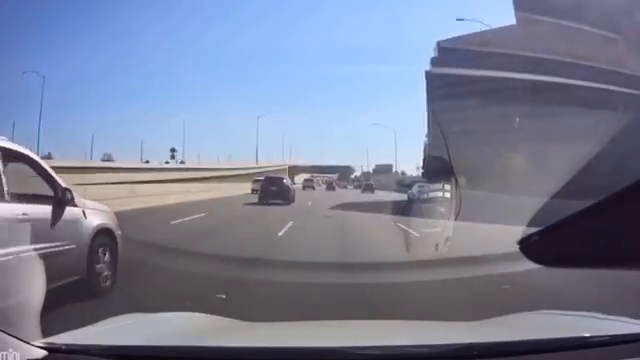
#> input picture frame 85 of car_200915.mp4, 640 x 360 px
$ python 'pedestrian and car detector.py'
#> lines starting #> are read from the running program, lines starting #| are printed output that depends on the picture; after the words box and inside, x2 and y2 are one past the last pixel; in counts of white or black regions, pixels touching at a corner belong together
import cv2

# vid_file = cv2.VideoCapture('C:/Users/YADAV PC/Desktop/pedestrian2_200915.mp4')
vid_file = cv2.VideoCapture('C:/Users/YADAV PC/Desktop/car_200915.mp4')

car_tracker = cv2.CascadeClassifier('C:/Users/YADAV PC/Desktop/car_detector.xml')
pedestrian_tracker = cv2.CascadeClassifier('C:/Users/YADAV PC/Desktop/haarcascade_fullbody.xml')


while True:
    # Read Video
    (read_successful, frame) = vid_file.read()
#> frame is the input picture: shape (360, 640, 3); mean B, G, R 151.8, 129, 121.2
    if read_successful:
        # Convert to greyscale
        grayscaled_frame = cv2.cvtColor(frame, cv2.COLOR_BGR2GRAY)
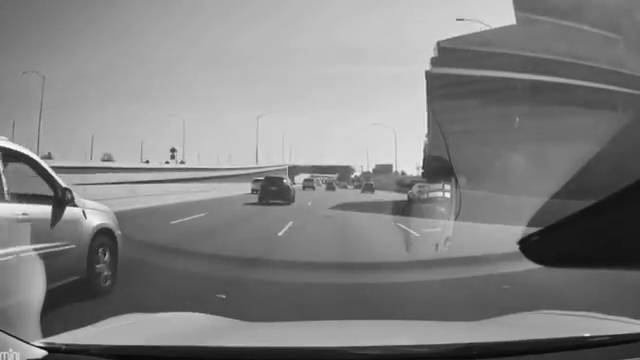
#> grayscaled_frame: shape (360, 640); min 5, max 255, mean 129.3
    else:
        break

    # Detect Cars & Pedestrian
    cars = car_tracker.detectMultiScale(grayscaled_frame)
#> cars = ()
    pedestrians = pedestrian_tracker.detectMultiScale(grayscaled_frame)
#> pedestrians = ()

    # Draw square around the cars
    for (x, y, w, h) in cars:
        cv2.rectangle(frame, (x, y), (x+w, y+h), (0, 0, 255), 2)
#> this loop made 0 passes

    # Draw square around the pedestrians
    for (x, y, w, h) in pedestrians:
        cv2.rectangle(frame, (x, y), (x+w, y+h), (0, 255, 255), 2)

    # Display the image
    cv2.imshow('Car & Pedestrian Detector', frame)

    # Hold it so it won't autoclose
    key = cv2.waitKey(1)
#> (key Esc is pressed here)

    # Stop if Q key is pressed
    if key == 81 or key == 113:
        break

# Release the videoCapture object
vid_file.release()

print('Code Completed')

$ run again, starting later in the video
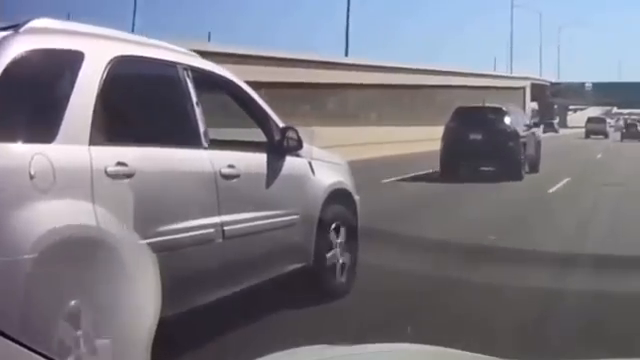
#> input picture frame 385 of car_200915.mp4, 640 x 360 px
#> frame is the input picture: shape (360, 640, 3); mean B, G, R 130.9, 121.2, 122.6
#> cars = [[571, 102, 50, 50]]
#> pedestrians = [[247, 92, 50, 101]]
#> the loop `for (x, y, w, h) in cars:` made 1 pass
#> after the loop `for (x, y, w, h) in cars:`:
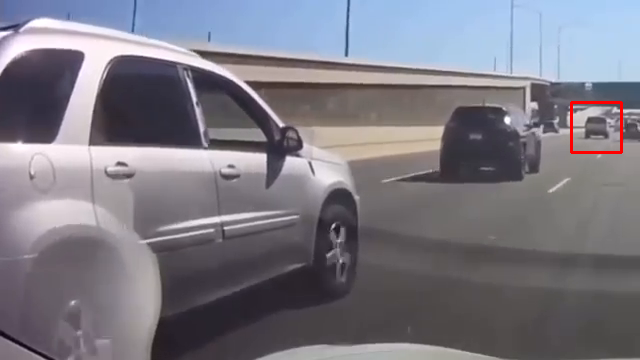
#> frame: shape (360, 640, 3); 0.26% of pixels changed, all inside (x1, y1, x2, y2) = (570, 101, 623, 154)
#> the loop `for (x, y, w, h) in pedestrians:` made 1 pass
#> after the loop `for (x, y, w, h) in pedestrians:`:
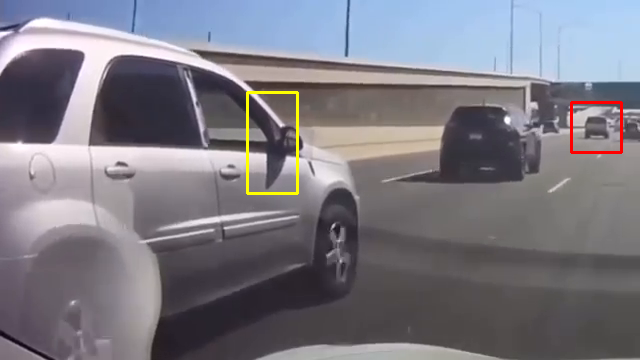
#> frame: shape (360, 640, 3); 0.39% of pixels changed, all inside (x1, y1, x2, y2) = (246, 91, 299, 195)

$ run again, starting later in the video
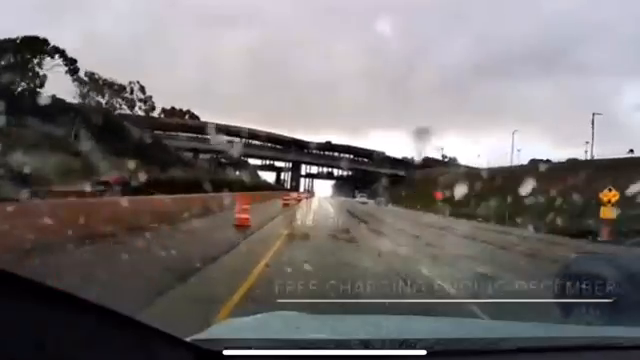
#> input picture frame 684 of car_200915.mp4, 640 x 360 px
#> frame is the input picture: shape (360, 640, 3); mean B, G, R 113.9, 113.7, 118.5
#> `grayscaled_frame = cv2.cvtColor(frame, cv2.COLOR_BGR2GRAY)`:
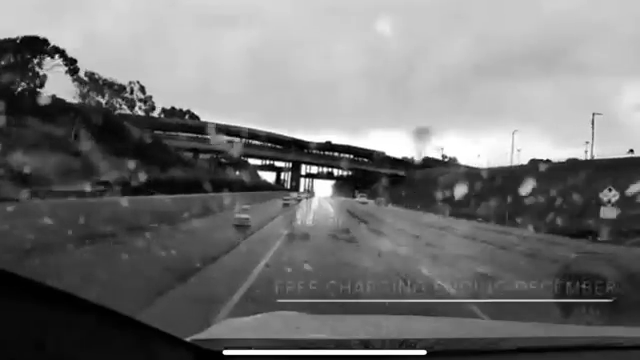
#> grayscaled_frame: shape (360, 640); min 0, max 255, mean 115.1
#> cars = ()
